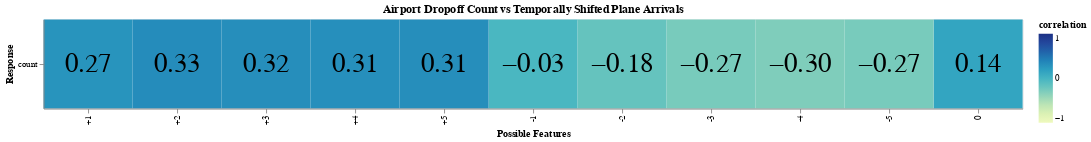

The cell this chart's notebook holds for it:
### Code cell
corrMatrix = data.drop(["Facility", "Day", "Hour"], axis=1).corr().loc["count", :].reset_index().melt('index')
corrMatrix.columns = ['Possible Features', 'Response', 'correlation']
def rename_columns(value, ride_type):
    if value == "count": return ride_type + " Count"
    if value[-1].isnumeric(): return value[-2:]
    else: return "0"

corrMatrix1 = corrMatrix.copy()
corrMatrix1 = corrMatrix1[corrMatrix1['Possible Features'].str.contains("Arrivals")]
corrMatrix1['Possible Features'] = corrMatrix1['Possible Features'].apply(lambda x: rename_columns(x, "Dropoffs"))


plot_corr("Possible Features", "Response", "Airport Dropoff Count vs Temporally Shifted Plane Arrivals")

### Figure 1 — Vega-Lite specification as saved in the notebook (floating-point values rounded to 4 significant figures)
{"config": {"view": {"continuousWidth": 400, "continuousHeight": 300}}, "layer": [{"mark": "rect", "encoding": {"color": {"type": "quantitative", "field": "correlation", "scale": {"domain": [-1, 1]}}, "x": {"type": "nominal", "field": "Possible Features"}, "y": {"type": "nominal", "field": "Response"}}, "height": {"step": 100}, "title": "Airport Dropoff Count vs Temporally Shifted Plane Arrivals", "width": {"step": 100}}, {"mark": {"type": "text", "size": 30}, "encoding": {"color": {"condition": {"value": "white", "test": "datum.correlation > 0.5"}, "value": "black"}, "text": {"type": "quantitative", "field": "correlation", "format": ".2f"}, "x": {"type": "nominal", "field": "Possible Features"}, "y": {"type": "nominal", "field": "Response"}}, "height": {"step": 100}, "title": "Airport Dropoff Count vs Temporally Shifted Plane Arrivals", "width": {"step": 100}}], "data": {"name": "data-306a9aad909f6c2140edeb5103737534"}, "$schema": "https://vega.github.io/schema/vega-lite/v4.8.1.json", "datasets": {"data-306a9aad909f6c2140edeb5103737534": [{"Possible Features": "0", "Response": "count", "correlation": 0.1407}, {"Possible Features": "+1", "Response": "count", "correlation": 0.2707}, {"Possible Features": "-1", "Response": "count", "correlation": -0.02972}, {"Possible Features": "+2", "Response": "count", "correlation": 0.3256}, {"Possible Features": "-2", "Response": "count", "correlation": -0.1753}, {"Possible Features": "+3", "Response": "count", "correlation": 0.3154}, {"Possible Features": "-3", "Response": "count", "correlation": -0.2702}, {"Possible Features": "+4", "Response": "count", "correlation": 0.3057}, {"Possible Features": "-4", "Response": "count", "correlation": -0.3043}, {"Possible Features": "+5", "Response": "count", "correlation": 0.315}, {"Possible Features": "-5", "Response": "count", "correlation": -0.2713}]}}
